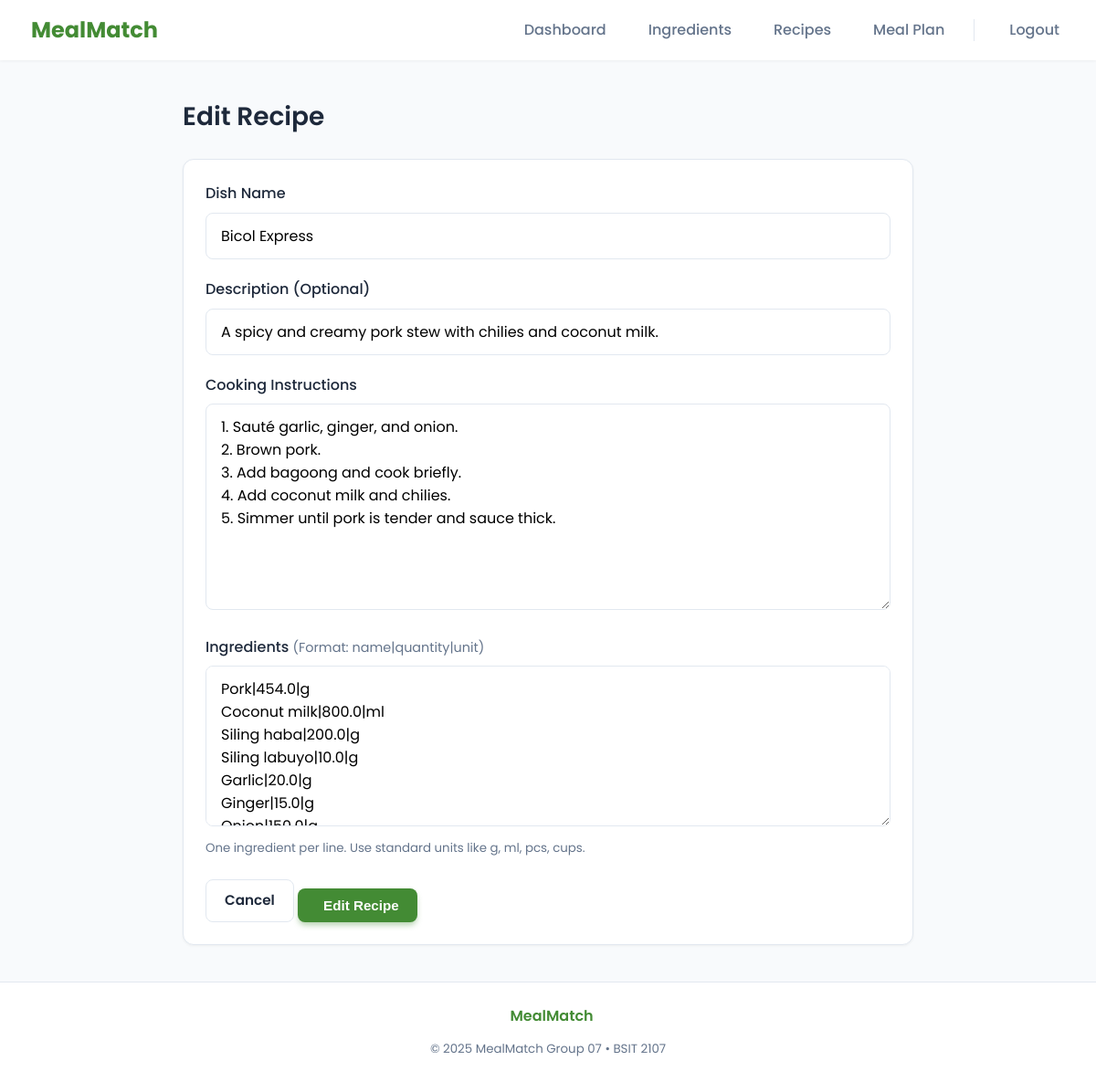
The page /recipes/edit/13 (signed in) on the database its author committed.
### tables this page shows
CREATE TABLE recipes (
    id INTEGER PRIMARY KEY AUTOINCREMENT,
    title TEXT NOT NULL,
    description TEXT,
    instructions TEXT,
    created_by INTEGER,
    FOREIGN KEY(created_by) REFERENCES users(id) ON DELETE SET NULL
);

### app.py (the view, shortened to what this page needs)
@app.route("/recipes/edit/<int:id>", methods=["GET", "POST"])
@login_required
def edit_recipe(id):
    user = UserService.get_current_user()
    rec_and_ings = RecipeService.get_recipe(id)
    if not rec_and_ings:
        flash("Recipe not found.", "danger")
        return redirect(url_for("recipes"))
    rec, r_ings = rec_and_ings
    raw_text = "\n".join(f"{ri['ingredient_name']}|{ri['required_quantity']}|{ri['unit']}" for ri in r_ings)
    return render_template("recipe_form.html", action="Edit", recipe=rec, recipe_ings=r_ings, raw_text=raw_text)

### app.py (called while the page is built)
def login_required(fn):
    from functools import wraps
    @wraps(fn)
    def wrapper(*args, **kwargs):
        if not UserService.get_current_user():
            flash("Please log in to continue.", "warning")
            return redirect(url_for("login"))
        return fn(*args, **kwargs)
    return wrapper

    def connect(self):
        if self._conn is None:
            need_init = not os.path.exists(self.path)
            self._conn = sqlite3.connect(self.path, detect_types=sqlite3.PARSE_DECLTYPES|sqlite3.PARSE_COLNAMES)
            self._conn.row_factory = sqlite3.Row
            if need_init:
                self._init_db()
        return self._conn

    def close(self):
        if self._conn:
            self._conn.close()
            self._conn = None

    def query(self, sql: str, args=(), one=False):
        try:
            cur = self.connect().execute(sql, args)
            rv = cur.fetchall()
            cur.close()
            return (rv[0] if rv else None) if one else rv
        except Exception as e:
            raise DBError(e)

    @staticmethod
    def get_current_user():
        uid = session.get("user_id")
        if not uid:
            return None
        return db.query("SELECT id, username, email, is_admin FROM users WHERE id = ?", (uid,), one=True)

    @staticmethod
    def get_recipe(id:int):
        rec = db.query("SELECT * FROM recipes WHERE id = ?", (id,), one=True)
        if not rec:
            return None
        r_ings = db.query("SELECT * FROM recipe_ingredients WHERE recipe_id = ?", (id,))
        return rec, r_ings

### templates/recipe_form.html (shortened to what this page needs)
{% extends "base.html" %}
{% block content %}
<div style="max-width: 800px; margin: 0 auto;">
  <h2>{{ action or 'Add' }} Recipe</h2>
  <form method="post" class="card">
    <div class="form-group">
      <label>Dish Name</label>
      <input type="text" name="title" value="{{ recipe['title'] if recipe else '' }}" required
        placeholder="Recipe Name (e.g. Grandma's Apple Pie)">
    </div>
    <div class="form-group">
      <label>Description (Optional)</label>
      <input type="text" name="description" value="{{ recipe['description'] if recipe else '' }}"
        placeholder="Brief description of the dish">
    </div>
    <div class="form-group">
      <label>Cooking Instructions</label>
      <textarea name="instructions" rows="8"
        placeholder="Step 1: Preheat oven...&#10;Step 2: Mix ingredients...">{{ recipe['instructions'] if recipe else '' }}</textarea>
    </div>
    <div class="form-group">
      <label>Ingredients <span style="font-weight: normal; font-size: 0.9em; color: var(--text-muted);">(Format:
          name|quantity|unit)</span></label>
      <textarea name="ingredients_raw" rows="6"
        placeholder="Example:&#10;Egg|2|pcs&#10;Flour|500|g&#10;Milk|100|ml">{{ raw_text if raw_text is defined else '' }}</textarea>
      <small style="display: block; margin-top: 5px; color: var(--text-muted);">
        One ingredient per line. Use standard units like g, ml, pcs, cups.
      </small>
    </div>
    <div class="actions" style="margin-top: 24px; justify-content: flex-end;">
      <a class="btn btn-secondary" href="{{ url_for('recipes') }}">Cancel</a>
      <button type="submit" class="btn btn-primary">
         {{ action or 'Save' }} Recipe
      </button>
    </div>
  </form>
</div>
{% endblock %}

### static/style.css (style rules this page uses)
:root { --primary-color: #438b34; --primary-dark: #2c6e24; --primary-light: #5fb356; --primary-10: rgba(67, 139, 52, 0.1); --secondary-color: #f59e0b; --secondary-hover: #d97706; --bg-color: #f8fafc; --surface-color: #ffffff; --text-main: #1e293b; --text-muted: #64748b; --border-color: #e2e8f0; --success-bg: #dcfce7; --success-text: #166534; --error-bg: #fee2e2; --error-text: #991b1b; --info-bg: #e0f2fe; --info-text: #075985; --radius-sm: 8px; --radius-md: 12px; --radius-lg: 16px; --radius-xl: 24px; --shadow-sm: 0 1px 3px rgba(0, 0, 0, 0.05); --shadow-md: 0 4px 6px -1px rgba(0, 0, 0, 0.05); --shadow-lg: 0 10px 15px -3px rgba(0, 0, 0, 0.05); --shadow-hover: 0 20px 25px -5px rgba(0, 0, 0, 0.05); --transition-fast: 0.2s ease; --transition-normal: 0.3s cubic-bezier(0.4, 0, 0.2, 1); }
* { box-sizing: border-box; }
body { font-family: 'Poppins', sans-serif; background-color: var(--bg-color); color: var(--text-main); margin: 0; line-height: 1.6; min-height: 100vh; }
h1, h2, h3 { color: var(--text-main); margin-top: 0; }
h2 { font-size: 1.75rem; font-weight: 600; margin-bottom: 24px; }
.card { background: var(--surface-color); border-radius: var(--radius-md); box-shadow: var(--shadow-sm); padding: 24px; transition: var(--transition-normal); border: 1px solid var(--border-color); }
.btn { display: inline-flex; align-items: center; justify-content: center; gap: 8px; padding: 10px 20px; border-radius: var(--radius-sm); font-weight: 600; text-decoration: none; border: none; cursor: pointer; transition: var(--transition-fast); font-size: 0.95rem; }
.btn-primary { background: var(--primary-color); color: white; box-shadow: 0 4px 6px -1px rgba(67, 139, 52, 0.4); }
.btn-secondary { background: white; border: 1px solid var(--border-color); color: var(--text-main); }
.form-group { margin-bottom: 20px; }
label { display: block; margin-bottom: 8px; font-weight: 500; color: var(--text-main); }
input[type="text"], input[type="email"], input[type="password"], input[type="number"], textarea, select { width: 100%; padding: 12px 16px; border: 1px solid var(--border-color); border-radius: var(--radius-sm); background: var(--surface-color); font-family: inherit; font-size: 1rem; transition: var(--transition-fast); }

### rows shown on the page
recipes: title "Bicol Express", description "A spicy and creamy pork stew with chilies and coconut milk.", instructions "1. Sauté garlic, ginger, and onion. 2. Brown pork. 3. Add bagoong and cook briefly. 4. Add coconut milk and chilies. 5. Simmer until pork is tender and sauce thick."

### other values the page prints
{{ action or 'Add' }} "Edit"
{{ action or 'Save' }} "Edit"
